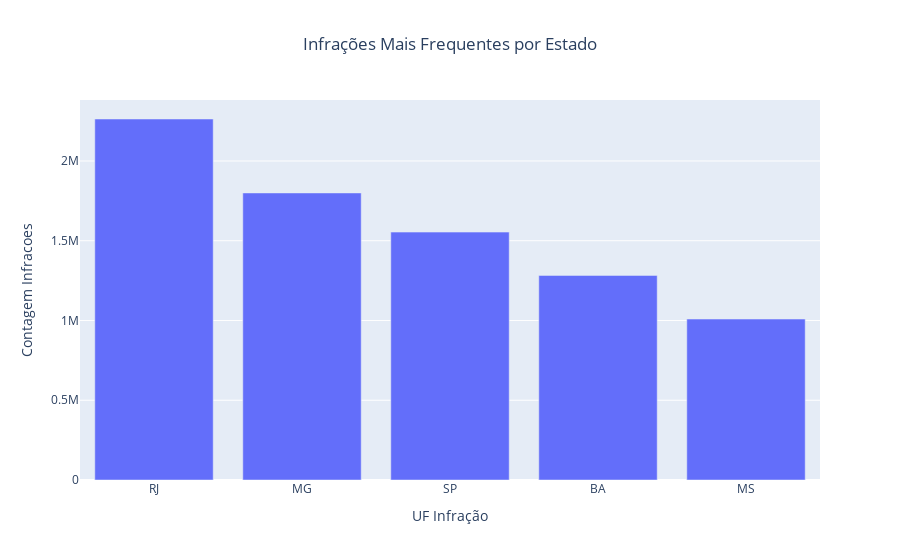

This figure's notebook cell:
### Code cell
# Gráfico de barras do df_estados

plot_estados = px.bar(
    df_estados,
    x = 'UF Infração',
    y = 'Contagem Infracoes',
    title = 'Infrações Mais Frequentes por Estado'
)

plot_estados.update_layout(
    title_x = 0.5
    )

plot_estados.show('png')

### Figure 1 — Plotly figure (JSON) as saved in the notebook; plotly's stock layout.template omitted (floating-point values rounded to 4 significant figures)
{"data": [{"alignmentgroup": "True", "hovertemplate": "UF Infração=%{x}<br>Contagem Infracoes=%{y}<extra></extra>", "legendgroup": "", "marker": {"color": "#636efa", "pattern": {"shape": ""}}, "name": "", "offsetgroup": "", "orientation": "v", "showlegend": false, "textposition": "auto", "type": "bar", "x": ["RJ", "MG", "SP", "BA", "MS"], "xaxis": "x", "y": [2263220, 1799596, 1554159, 1282636, 1008968], "yaxis": "y"}], "layout": {"barmode": "relative", "legend": {"tracegroupgap": 0}, "title": {"text": "Infrações Mais Frequentes por Estado", "x": 0.5}, "xaxis": {"anchor": "y", "domain": [0, 1], "title": {"text": "UF Infração"}}, "yaxis": {"anchor": "x", "domain": [0, 1], "title": {"text": "Contagem Infracoes"}}}}
